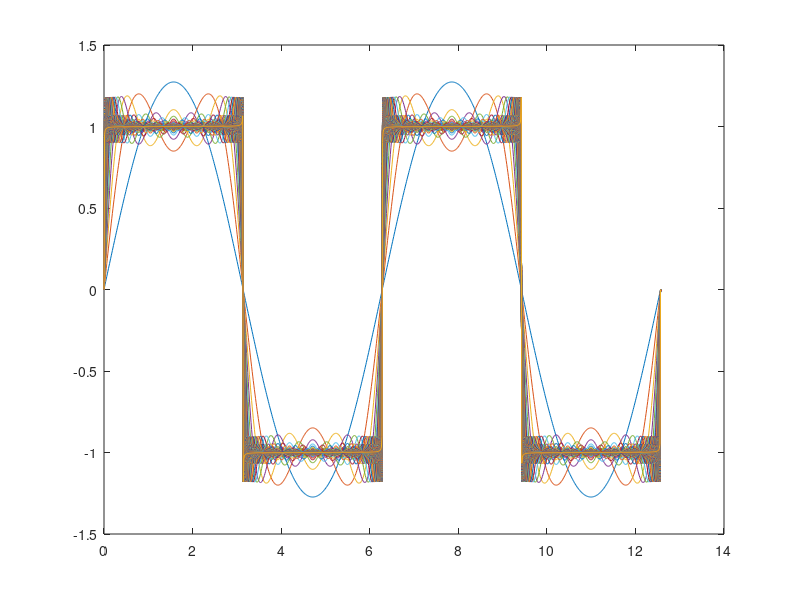
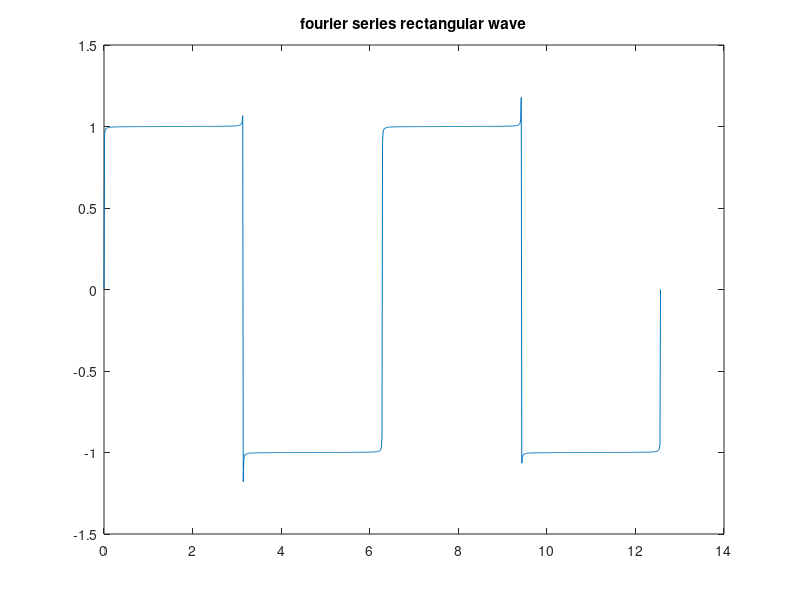

These charts were generated, in order, by the following MATLAB code:
clc;
close all;
clear all;
T = 2*pi;
omega = 2*pi/T;
t = linspace(0,4*pi,1000);
N = 1000; % Harmonics
sq_wave = zeros(size(t));
for n = 1:2:N
    sq_wave = sq_wave + 4/(n*pi)*sin(n*omega*t);
    plot(t,sq_wave);
    hold on;
    pause(2);
end
figure();
plot(t,sq_wave);
title("fourier series rectangular wave");
